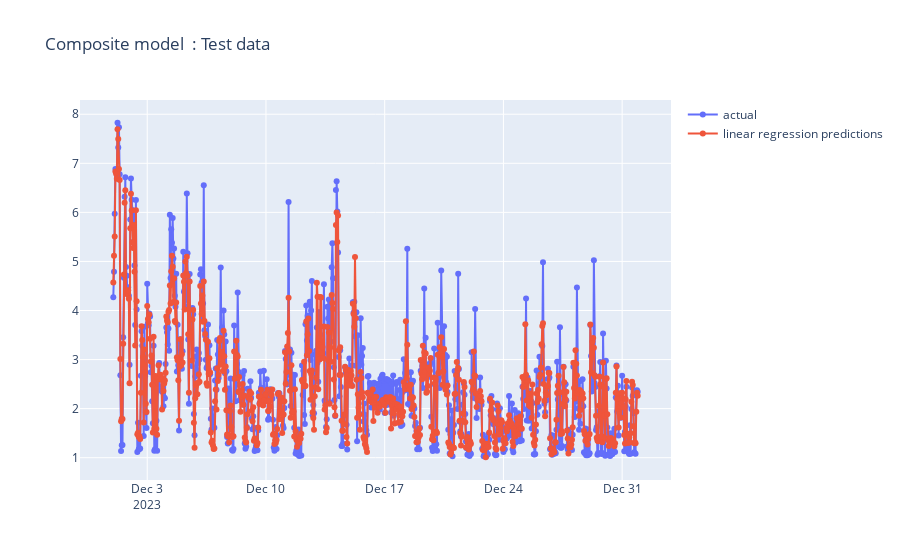

Source (notebook cell):
### Code cell
fig = go.Figure()
fig.add_trace(go.Scatter(x=test_input_data["time"].to_numpy(), y=test_input_data["y"].to_numpy(),
                    mode='lines+markers',
                    name='actual'))
fig.add_trace(go.Scatter(x=test_input_data["time"].to_numpy(), y=test_input_data["predictions"].to_numpy(),
                    mode='lines+markers',
                    name='linear regression predictions'))
fig.update_layout(title_text="Composite model  : Test data")
fig.show()

### Figure 1 — Plotly figure (JSON) as saved in the notebook; plotly's stock layout.template omitted (floating-point values rounded to 4 significant figures; data arrays with more than 128 entries replaced by an {"elided": "..."} marker saying what was removed)
{"data": [{"mode": "lines+markers", "name": "actual", "type": "scatter", "x": {"elided": "743 str values"}, "y": {"elided": "743 float values"}}, {"mode": "lines+markers", "name": "linear regression predictions", "type": "scatter", "x": {"elided": "743 str values"}, "y": {"elided": "743 float values"}}], "layout": {"autosize": true, "title": {"text": "Composite model  : Test data"}, "xaxis": {"autorange": true, "range": ["2023-11-29 03:15:24.906", "2024-01-02 18:44:35.094"], "type": "date"}, "yaxis": {"autorange": true, "range": [0.4467, 8.389], "type": "linear"}}}
